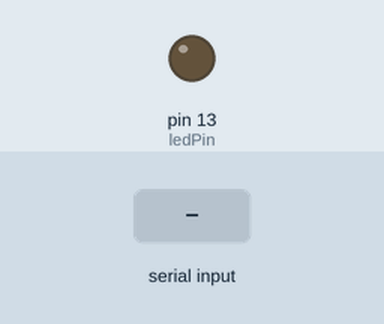
This sketch was run on a simulated Arduino Uno, built with avr-gcc and run on an emulated ATmega328P. On the bench: output pins drawn as LEDs (lit = HIGH). Inputs (shaded band) come from the test bench. Pins used as bus, display or sensor lines are not drawn.

Above: at 1.2 s.
1.3 s: "1" received over Serial
At 1.55 s:
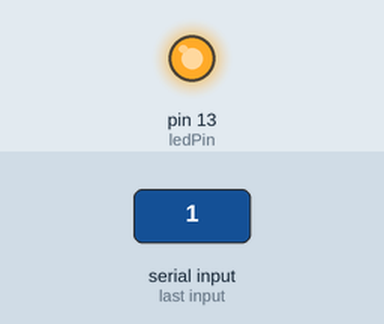
Timing chart, 0 to 4.3 s (numbered marks = the images above; inputs shaded):
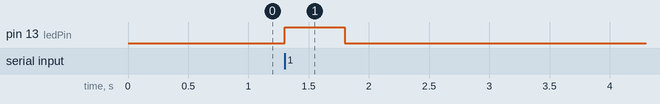

The sketch:

vicon.ino
```cpp
const int ledPin = 13;       // Built-in LED
const int vicontriggerpin = 8;    // Trigger output pin
const int emgtriggerpin = 7;
bool emg_activated = false;
bool ledOn = false;
unsigned long ledStartTime = 0;
const unsigned long ledDuration = 500; // LED ON duration in ms

void setup() {
  pinMode(ledPin, OUTPUT);
  pinMode(vicontriggerpin, OUTPUT);
  pinMode(emgtriggerpin, OUTPUT);
  digitalWrite(vicontriggerpin, LOW);  // Make sure trigger is low at start
  digitalWrite(emgtriggerpin, LOW);
  Serial.begin(9600);
}

void loop() {
  // Check serial input
  if (Serial.available() > 0) {
    char cmd = Serial.read();
    if (cmd == '1') {
      // Trigger signal on pin 8
      digitalWrite(vicontriggerpin, HIGH);
      delayMicroseconds(100); // Short pulse (adjust as needed)
      digitalWrite(vicontriggerpin, LOW);
      if(emg_activated == false){
        digitalWrite(emgtriggerpin, HIGH);
        emg_activated = true;
      }
      else{
        digitalWrite(emgtriggerpin, LOW);
        emg_activated = false;
      }


      // Start LED blink (non-blocking)
      digitalWrite(ledPin, HIGH);
      ledOn = true;
      ledStartTime = millis();
    }
  }

  // Turn off LED after duration (non-blocking)
  if (ledOn && (millis() - ledStartTime >= ledDuration)) {
    digitalWrite(ledPin, LOW);
    ledOn = false;
  }
}
```

Measured:
- after the input at 1.3 s, pin 13 (ledPin): LOW → HIGH at once, → LOW 0.50 s later
